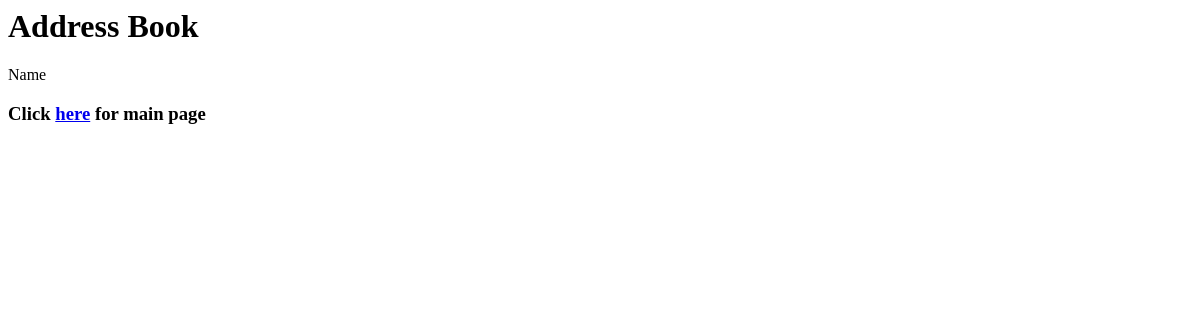
Page /entries/ (signed in) on the earlier database version.
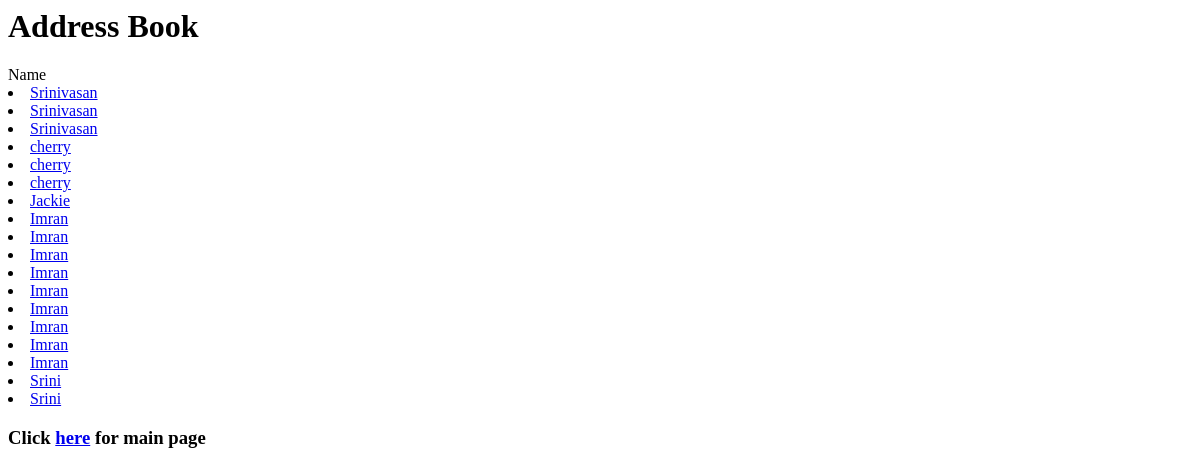
Same page on the later database version.
### addressbook/models.py (models this page shows, shortened)
class EntryModel(models.Model):
    id      = models.BigAutoField(primary_key=True)
    name    = models.CharField(max_length=30)
    surname = models.CharField(max_length=30)
    mobile  = models.CharField(max_length=30,
                                verbose_name='Mobile Number',
                                unique=True,
                                error_messages={
                                "unique": "This Mobile Number is not unique, please try again.",
                                "blank": "This field is cannot be empty, please try again."
                                },
                                help_text='Must be a unique Mobile Number.')
    address = models.CharField(max_length=80)
    email   = models.EmailField(unique=True,
                                error_messages={
                                "unique": "This e-mail address is not unique, please try again.",
                                "blank": "This field is cannot be empty, please try again."
                                },
                                help_text='Must be a unique e-mail address.')

### addressbook/views.py (the view)
@login_required(login_url='/admin/login/')
def entries_list_view(request):
    print(request.user)
    entries_list = EntryModel.objects.all()
    context_dictionary = {'entries_list': entries_list}
    if request.user.is_authenticated():
        template_path = "entries_list.html"
    else:
        template_path = "user_not_logged.html"
        return HttpResponseRedirect("admin/login/")
    return render(request,template_path, context_dictionary)

### addressbook/templates/entries_list.html (shortened to what this page needs)
<html>
<head><title>Address Book</title><head>
<h1>Address Book</h1>
<body>
<td>Name</td>
<table>
{% for entry in entries_list %}
<li>
  <a href='/entries/{{ entry.id }}' >{{ entry.name }} </a>
</li>
{% endfor %}</table>
<h3>Click <a href="http://127.0.0.1:8000">here</a> for main page</h3>
</body>
</html>

Differences in the rows shown:
added EntryModel: name "Srinivasan"
added EntryModel: name "Srinivasan"
added EntryModel: name "Srinivasan"
added EntryModel: name "cherry"
added EntryModel: name "cherry"
added EntryModel: name "cherry"
added EntryModel: name "Jackie"
added EntryModel: name "Imran"
added EntryModel: name "Imran"
added EntryModel: name "Imran"
added EntryModel: name "Imran"
added EntryModel: name "Imran"
added EntryModel: name "Imran"
added EntryModel: name "Imran"
added EntryModel: name "Imran"
added EntryModel: name "Imran"
added EntryModel: name "Srini"
added EntryModel: name "Srini"
